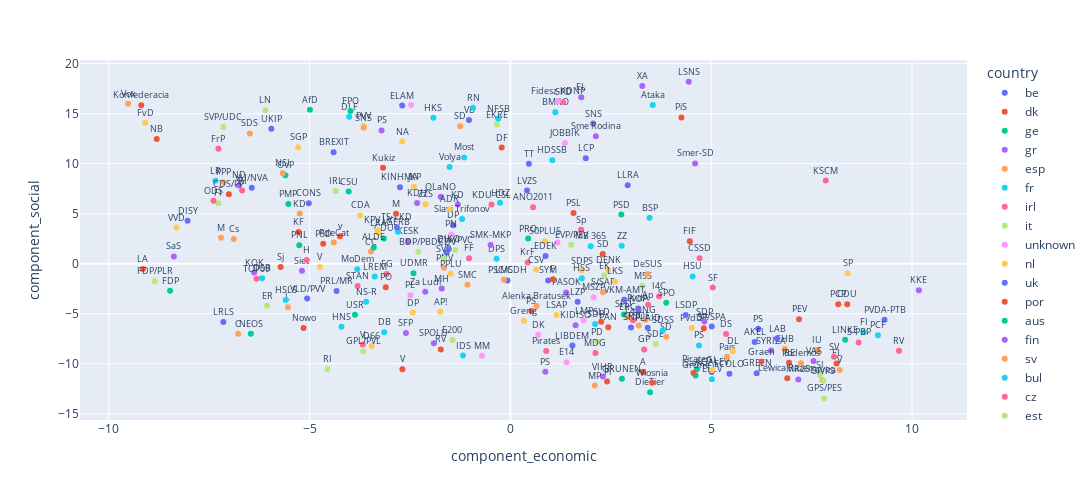

Notebook code for this chart:
### Code cell
import plotly.express as px

fig = px.scatter(df_final, x="component_economic", y="component_social", color= 'country', text= 'party')
fig.update_layout(width= 1200, height= 500, )
fig.update_traces(textposition= 'top center', textfont_size= 9)
fig.show()

### Figure 1 — Plotly figure (JSON) as saved in the notebook; plotly's stock layout.template omitted (floating-point values rounded to 4 significant figures)
{"data": [{"hovertemplate": "country=be<br>component_economic=%{x}<br>component_social=%{y}<br>party=%{text}<extra></extra>", "legendgroup": "be", "marker": {"color": "#636efa", "symbol": "circle"}, "mode": "markers+text", "name": "be", "orientation": "v", "showlegend": true, "text": ["PS", "SP/SPA", "ECOLO", "AGALEV", "PRL/MR", "VLD/PVV", "PSC/CDH", "CDV", "VU/NVA", "VB", "PVDA-PTB"], "textfont": {"size": 9}, "textposition": "top center", "type": "scatter", "x": [6.172, 5.014, 5.453, 5.01, -4.328, -5.059, -0.07061, -1.587, -6.438, -1.03, 9.315], "xaxis": "x", "y": [-6.487, -6.283, -11.01, -10.82, -2.726, -3.479, -1.668, 1.128, 7.598, 14.38, -5.598], "yaxis": "y"}, {"hovertemplate": "country=dk<br>component_economic=%{x}<br>component_social=%{y}<br>party=%{text}<extra></extra>", "legendgroup": "dk", "marker": {"color": "#EF553B", "symbol": "circle"}, "mode": "markers+text", "name": "dk", "orientation": "v", "showlegend": true, "text": ["SD", "RV", "KF", "SF", "v", "EL", "DF", "LA", "A", "NB"], "textfont": {"size": 9}, "textposition": "top center", "type": "scatter", "x": [2.3, -1.733, -5.273, 4.816, -4.242, 8.12, -0.2164, -9.151, 3.304, -8.804], "xaxis": "x", "y": [0.9833, -8.572, 3.166, -6.444, 2.737, -9.964, 11.61, -0.5236, -10.82, 12.48], "yaxis": "y"}, {"hovertemplate": "country=ge<br>component_economic=%{x}<br>component_social=%{y}<br>party=%{text}<extra></extra>", "legendgroup": "ge", "marker": {"color": "#00cc96", "symbol": "circle"}, "mode": "markers+text", "name": "ge", "orientation": "v", "showlegend": true, "text": ["CDU", "SPD", "FDP", "GRUNEN", "LINKE", "CSU", "AfD", "Piraten", "DieTier"], "textfont": {"size": 9}, "textposition": "top center", "type": "scatter", "x": [-3.151, 2.825, -8.473, 2.776, 8.335, -4.025, -4.99, 4.644, 3.477], "xaxis": "x", "y": [2.535, -5.065, -2.708, -11.49, -7.603, 7.217, 15.4, -10.56, -12.84], "yaxis": "y"}, {"hovertemplate": "country=gr<br>component_economic=%{x}<br>component_social=%{y}<br>party=%{text}<extra></extra>", "legendgroup": "gr", "marker": {"color": "#ab63fa", "symbol": "circle"}, "mode": "markers+text", "name": "gr", "orientation": "v", "showlegend": true, "text": ["PASOK", "ND", "SYRIZA", "KKE", "XA", "EL", "MR25", "KIDISO"], "textfont": {"size": 9}, "textposition": "top center", "type": "scatter", "x": [1.387, -6.759, 6.491, 10.17, 3.284, 1.765, 7.167, 1.623], "xaxis": "x", "y": [-2.862, 7.823, -8.68, -2.644, 17.76, 16.64, -11.56, -6.158], "yaxis": "y"}, {"hovertemplate": "country=esp<br>component_economic=%{x}<br>component_social=%{y}<br>party=%{text}<extra></extra>", "legendgroup": "esp", "marker": {"color": "#FFA15A", "symbol": "circle"}, "mode": "markers+text", "name": "esp", "orientation": "v", "showlegend": true, "text": ["PSOE", "PPP", "IU", "PNV", "ERC", "BNG", "CC", "EHB", "Podemos", "Cs", "Vox", "Pais", "PdeCat"], "textfont": {"size": 9}, "textposition": "top center", "type": "scatter", "x": [3.194, -7.138, 7.645, -1.652, 2.92, 3.366, -3.472, 6.829, 7.233, -6.884, -9.517, 5.392, -4.397], "xaxis": "x", "y": [-6.174, 8.135, -8.615, -0.4059, -5.348, -5.609, 1.218, -8.526, -9.957, 2.468, 15.99, -9.292, 2.115], "yaxis": "y"}, {"hovertemplate": "country=fr<br>component_economic=%{x}<br>component_social=%{y}<br>party=%{text}<extra></extra>", "legendgroup": "fr", "marker": {"color": "#19d3f3", "symbol": "circle"}, "mode": "markers+text", "name": "fr", "orientation": "v", "showlegend": true, "text": ["PCF", "PS", "EELV", "LR", "RN", "MoDem", "LREM", "FI", "DLF"], "textfont": {"size": 9}, "textposition": "top center", "type": "scatter", "x": [9.149, 4.695, 5.017, -7.344, -0.9307, -3.813, -3.377, 8.797, -4.012], "xaxis": "x", "y": [-7.137, -8.163, -11.54, 8.292, 15.59, -0.5515, -1.286, -6.859, 14.69], "yaxis": "y"}, {"hovertemplate": "country=irl<br>component_economic=%{x}<br>component_social=%{y}<br>party=%{text}<extra></extra>", "legendgroup": "irl", "marker": {"color": "#FF6692", "symbol": "circle"}, "mode": "markers+text", "name": "irl", "orientation": "v", "showlegend": true, "text": ["FF", "FG", "Lab", "GP", "SF", "S-PBP", "DS", "I4C", "RI"], "textfont": {"size": 9}, "textposition": "top center", "type": "scatter", "x": [-1.028, -3.082, 3.052, 3.332, 5.039, 8.671, 5.369, 3.703, -6.679], "xaxis": "x", "y": [0.5389, -1.03, -5.647, -8.572, -2.375, -7.869, -7.014, -3.249, 7.311], "yaxis": "y"}, {"hovertemplate": "country=it<br>component_economic=%{x}<br>component_social=%{y}<br>party=%{text}<extra></extra>", "legendgroup": "it", "marker": {"color": "#B6E880", "symbol": "circle"}, "mode": "markers+text", "name": "it", "orientation": "v", "showlegend": true, "text": ["LN", "RI", "FI", "SVP", "PD", "SI", "M5S"], "textfont": {"size": 9}, "textposition": "top center", "type": "scatter", "x": [-6.098, -4.555, -7.271, -1.654, 2.167, 7.709, 3.29], "xaxis": "x", "y": [15.33, -10.52, 6.053, 0.4912, -7.773, -11.12, -2.193], "yaxis": "y"}, {"hovertemplate": "country=unknown<br>component_economic=%{x}<br>component_social=%{y}<br>party=%{text}<extra></extra>", "legendgroup": "unknown", "marker": {"color": "#FF97FF", "symbol": "circle"}, "mode": "markers+text", "name": "unknown", "orientation": "v", "showlegend": true, "text": [null, null], "textfont": {"size": 9}, "textposition": "top center", "type": "scatter", "x": [-2.471, 1.173], "xaxis": "x", "y": [15.86, 2.133], "yaxis": "y"}, {"hovertemplate": "country=nl<br>component_economic=%{x}<br>component_social=%{y}<br>party=%{text}<extra></extra>", "legendgroup": "nl", "marker": {"color": "#FECB52", "symbol": "circle"}, "mode": "markers+text", "name": "nl", "orientation": "v", "showlegend": true, "text": ["CDA", "PvdA", "VVD", "D66", "GL", "SGP", "SP", "PVV", "PVdD", "50PLUS", "DENK", "FvD"], "textfont": {"size": 9}, "textposition": "top center", "type": "scatter", "x": [-3.741, 3.185, -8.312, -3.451, 5.02, -5.284, 8.394, -3.649, 4.517, 0.8594, 2.433, -9.093], "xaxis": "x", "y": [4.833, -4.394, 3.622, -8.216, -10.62, 11.65, -0.9575, 13.76, -6.432, 2.257, -0.5952, 14.08], "yaxis": "y"}, {"hovertemplate": "country=uk<br>component_economic=%{x}<br>component_social=%{y}<br>party=%{text}<extra></extra>", "legendgroup": "uk", "marker": {"color": "#636efa", "symbol": "circle"}, "mode": "markers+text", "name": "uk", "orientation": "v", "showlegend": true, "text": ["CONS", "LAB", "LIBDEM", "SNP", "PLAID", "GREEN", "UKIP", "BREXIT"], "textfont": {"size": 9}, "textposition": "top center", "type": "scatter", "x": [-5.019, 6.639, 1.544, 3.003, 3.419, 6.132, -5.952, -4.401], "xaxis": "x", "y": [6.058, -7.477, -8.184, -6.363, -6.395, -10.94, 13.5, 11.14], "yaxis": "y"}, {"hovertemplate": "country=por<br>component_economic=%{x}<br>component_social=%{y}<br>party=%{text}<extra></extra>", "legendgroup": "por", "marker": {"color": "#EF553B", "symbol": "circle"}, "mode": "markers+text", "name": "por", "orientation": "v", "showlegend": true, "text": ["CDU", "CDS/PP", "PS", "PSD", "BE", "PCP", "PEV", "PAN"], "textfont": {"size": 9}, "textposition": "top center", "type": "scatter", "x": [8.386, -7.009, 0.5194, -4.66, 6.938, 8.163, 7.186, 2.437], "xaxis": "x", "y": [-4.04, 6.956, -4.717, 1.989, -9.903, -4.039, -5.54, -6.359], "yaxis": "y"}, {"hovertemplate": "country=aus<br>component_economic=%{x}<br>component_social=%{y}<br>party=%{text}<extra></extra>", "legendgroup": "aus", "marker": {"color": "#00cc96", "symbol": "circle"}, "mode": "markers+text", "name": "aus", "orientation": "v", "showlegend": true, "text": ["SPO", "OVP", "FPO", "Grune", "NEOS"], "textfont": {"size": 9}, "textposition": "top center", "type": "scatter", "x": [3.881, -5.601, -3.98, 4.611, -6.462], "xaxis": "x", "y": [-3.911, 8.851, 15.27, -11.16, -7.0], "yaxis": "y"}, {"hovertemplate": "country=fin<br>component_economic=%{x}<br>component_social=%{y}<br>party=%{text}<extra></extra>", "legendgroup": "fin", "marker": {"color": "#ab63fa", "symbol": "circle"}, "mode": "markers+text", "name": "fin", "orientation": "v", "showlegend": true, "text": ["SDP", "KOK", "KESK", "VAS", "PS", "SFP", "VIHR", "KD"], "textfont": {"size": 9}, "textposition": "top center", "type": "scatter", "x": [4.829, -6.38, -2.548, 7.547, -3.208, -2.6, 2.3, -1.309], "xaxis": "x", "y": [-5.779, -0.8815, 2.243, -9.716, 13.33, -6.915, -11.28, 5.913], "yaxis": "y"}, {"hovertemplate": "country=sv<br>component_economic=%{x}<br>component_social=%{y}<br>party=%{text}<extra></extra>", "legendgroup": "sv", "marker": {"color": "#FFA15A", "symbol": "circle"}, "mode": "markers+text", "name": "sv", "orientation": "v", "showlegend": true, "text": ["V", "S/SAP", "C", "L", "M", "KD", "MP", "SD"], "textfont": {"size": 9}, "textposition": "top center", "type": "scatter", "x": [8.197, 2.307, -6.777, -5.539, -7.205, -5.243, 2.1, -1.248], "xaxis": "x", "y": [-10.61, -2.862, -6.997, -4.343, 2.596, 5.019, -12.18, 13.74], "yaxis": "y"}, {"hovertemplate": "country=bul<br>component_economic=%{x}<br>component_social=%{y}<br>party=%{text}<extra></extra>", "legendgroup": "bul", "marker": {"color": "#19d3f3", "symbol": "circle"}, "mode": "markers+text", "name": "bul", "orientation": "v", "showlegend": true, "text": ["BSP", "DPS", "BMRO", "Ataka", "DSB", "GERB", "NFSB", "Volya", "DB", "Slavi Trifonov"], "textfont": {"size": 9}, "textposition": "top center", "type": "scatter", "x": [3.466, -0.3428, 1.119, 3.545, -6.18, -2.8, -0.3024, -1.513, -3.142, -1.203], "xaxis": "x", "y": [4.606, 0.4972, 15.13, 15.88, -1.459, 3.203, 14.49, 9.669, -6.847, 4.466], "yaxis": "y"}, {"hovertemplate": "country=cz<br>component_economic=%{x}<br>component_social=%{y}<br>party=%{text}<extra></extra>", "legendgroup": "cz", "marker": {"color": "#FF6692", "symbol": "circle"}, "mode": "markers+text", "name": "cz", "orientation": "v", "showlegend": true, "text": ["CSSD", "ODS", "KSCM", "KDU-CSL", "TOP09", "ANO2011", "Pirates", "SPD", "STAN"], "textfont": {"size": 9}, "textposition": "top center", "type": "scatter", "x": [4.71, -7.392, 7.852, -0.4702, -6.321, 0.5656, 0.8921, 1.312, -3.804], "xaxis": "x", "y": [0.5544, 6.308, 8.321, 5.917, -1.492, 5.648, -8.719, 16.14, -2.215], "yaxis": "y"}, {"hovertemplate": "country=est<br>component_economic=%{x}<br>component_social=%{y}<br>party=%{text}<extra></extra>", "legendgroup": "est", "marker": {"color": "#B6E880", "symbol": "circle"}, "mode": "markers+text", "name": "est", "orientation": "v", "showlegend": true, "text": ["IRL", "EK", "ER", "SDE", "EKRE", "E200"], "textfont": {"size": 9}, "textposition": "top center", "type": "scatter", "x": [-4.35, 2.335, -6.059, 3.617, -0.3364, -1.442], "xaxis": "x", "y": [7.272, -1.18, -4.209, -8.013, 13.92, -7.615], "yaxis": "y"}, {"hovertemplate": "country=hun<br>component_economic=%{x}<br>component_social=%{y}<br>party=%{text}<extra></extra>", "legendgroup": "hun", "marker": {"color": "#FF97FF", "symbol": "circle"}, "mode": "markers+text", "name": "hun", "orientation": "v", "showlegend": true, "text": ["MSZP", "Fidesz-KDNP", "JOBBIK", "LMP", "E14", "DK", "MM"], "textfont": {"size": 9}, "textposition": "top center", "type": "scatter", "x": [2.072, 1.188, 1.359, 1.822, 1.398, 0.6949, -0.7077], "xaxis": "x", "y": [-3.358, 16.28, 12.06, -5.679, -9.841, -7.099, -9.209], "yaxis": "y"}, {"hovertemplate": "country=lat<br>component_economic=%{x}<br>component_social=%{y}<br>party=%{text}<extra></extra>", "legendgroup": "lat", "marker": {"color": "#FECB52", "symbol": "circle"}, "mode": "markers+text", "name": "lat", "orientation": "v", "showlegend": true, "text": ["LKS", "ZZS", "NA", "SDPS", "V", "LRA", "KPV LV", "JKP", "AP!"], "textfont": {"size": 9}, "textposition": "top center", "type": "scatter", "x": [2.603, -2.113, -2.695, 1.776, -4.743, -3.281, -3.306, -2.399, -1.746], "xaxis": "x", "y": [-1.773, 5.94, 12.22, -0.6808, -0.3191, 3.109, 3.327, 7.701, -4.798], "yaxis": "y"}, {"hovertemplate": "country=lith<br>component_economic=%{x}<br>component_social=%{y}<br>party=%{text}<extra></extra>", "legendgroup": "lith", "marker": {"color": "#636efa", "symbol": "circle"}, "mode": "markers+text", "name": "lith", "orientation": "v", "showlegend": true, "text": ["LSDP", "TS-LKD", "LVZS", "LLRA", "TT", "DP", "LRLS", "LCP", "LZP", "VKM-AMT"], "textfont": {"size": 9}, "textposition": "top center", "type": "scatter", "x": [4.365, -2.825, 0.4149, 2.921, 0.4607, -1.421, -7.146, 1.878, 1.675, 2.834], "xaxis": "x", "y": [-5.119, 3.63, 7.31, 7.842, 9.984, 3.846, -5.811, 10.54, -3.788, -3.61], "yaxis": "y"}, {"hovertemplate": "country=pol<br>component_economic=%{x}<br>component_social=%{y}<br>party=%{text}<extra></extra>", "legendgroup": "pol", "marker": {"color": "#EF553B", "symbol": "circle"}, "mode": "markers+text", "name": "pol", "orientation": "v", "showlegend": true, "text": ["SLD", "PO", "PiS", "PSL", "Kukiz", "Nowo", "Konfederacia", "Lewica Razem", "Wiosnia"], "textfont": {"size": 9}, "textposition": "top center", "type": "scatter", "x": [2.26, -3.102, 4.259, 1.573, -3.171, -5.149, -9.19, 6.894, 3.531], "xaxis": "x", "y": [-5.787, -2.349, 14.62, 5.06, 9.599, -6.425, 15.84, -11.46, -11.89], "yaxis": "y"}, {"hovertemplate": "country=rom<br>component_economic=%{x}<br>component_social=%{y}<br>party=%{text}<extra></extra>", "legendgroup": "rom", "marker": {"color": "#00cc96", "symbol": "circle"}, "mode": "markers+text", "name": "rom", "orientation": "v", "showlegend": true, "text": ["PSD", "PNL", "UDMR", "PMP", "ALDE", "USR", "PRO"], "textfont": {"size": 9}, "textposition": "top center", "type": "scatter", "x": [2.763, -5.256, -2.412, -5.526, -3.402, -3.87, 0.4417], "xaxis": "x", "y": [4.911, 1.853, -0.9428, 5.969, 1.632, -5.09, 2.517], "yaxis": "y"}, {"hovertemplate": "country=slo<br>component_economic=%{x}<br>component_social=%{y}<br>party=%{text}<extra></extra>", "legendgroup": "slo", "marker": {"color": "#ab63fa", "symbol": "circle"}, "mode": "markers+text", "name": "slo", "orientation": "v", "showlegend": true, "text": ["Smer-SD", "SMK-MKP", "KDH", "SNS", "SaS", "MH", "OLaNO", "Siet", "LSNS", "Sme Rodina", "PS", "SPOLU", "Za Ludi"], "textfont": {"size": 9}, "textposition": "top center", "type": "scatter", "x": [4.599, -0.4921, -2.321, 2.059, -8.377, -1.709, -1.736, -5.19, 4.441, 2.129, 0.8707, -1.904, -2.119], "xaxis": "x", "y": [10.02, 1.863, 6.071, 14.01, 0.73, -2.477, 6.707, -0.7038, 18.19, 12.75, -10.79, -7.95, -2.793], "yaxis": "y"}, {"hovertemplate": "country=sle<br>component_economic=%{x}<br>component_social=%{y}<br>party=%{text}<extra></extra>", "legendgroup": "sle", "marker": {"color": "#FFA15A", "symbol": "circle"}, "mode": "markers+text", "name": "sle", "orientation": "v", "showlegend": true, "text": ["SDS", "SD", "NSI", "DeSUS", "SNS", "SMC", "Levica", "Alenka Bratusek", "LMS"], "textfont": {"size": 9}, "textposition": "top center", "type": "scatter", "x": [-6.484, 3.885, -5.668, 3.414, -3.654, -1.068, 7.772, 0.6515, -0.1609], "xaxis": "x", "y": [13.03, -7.293, 9.041, -1.052, 13.59, -2.094, -11.64, -4.216, -1.597], "yaxis": "y"}, {"hovertemplate": "country=cro<br>component_economic=%{x}<br>component_social=%{y}<br>party=%{text}<extra></extra>", "legendgroup": "cro", "marker": {"color": "#19d3f3", "symbol": "circle"}, "mode": "markers+text", "name": "cro", "orientation": "v", "showlegend": true, "text": ["HDZ", "SDP", "HSS", "HSLS", "HNS", "IDS", "HDSSB", "HSU", "SDSS", "Most", "ZZ", "MB 365", "NS-R", "HKS"], "textfont": {"size": 9}, "textposition": "top center", "type": "scatter", "x": [-0.2577, 2.11, 1.778, -5.593, -4.205, -1.179, 1.043, 4.538, 3.798, -1.149, 2.771, 2.0, -3.592, -1.917], "xaxis": "x", "y": [6.109, -6.025, -1.455, -3.629, -6.301, -9.183, 10.36, -1.263, -6.642, 10.63, 1.791, 1.741, -3.794, 14.59], "yaxis": "y"}, {"hovertemplate": "country=nor<br>component_economic=%{x}<br>component_social=%{y}<br>party=%{text}<extra></extra>", "legendgroup": "nor", "marker": {"color": "#FF6692", "symbol": "circle"}, "mode": "markers+text", "name": "nor", "orientation": "v", "showlegend": true, "text": ["Ap", "FrP", "H", "SV", "Sp", "KrF", "V", "MDG", "RV"], "textfont": {"size": 9}, "textposition": "top center", "type": "scatter", "x": [3.429, -7.268, -5.067, 8.057, 1.76, 0.4296, -3.676, 2.118, 9.674], "xaxis": "x", "y": [-4.094, 11.5, 0.3809, -9.295, 3.393, 0.1261, -8.08, -8.92, -8.704], "yaxis": "y"}, {"hovertemplate": "country=swi<br>component_economic=%{x}<br>component_social=%{y}<br>party=%{text}<extra></extra>", "legendgroup": "swi", "marker": {"color": "#B6E880", "symbol": "circle"}, "mode": "markers+text", "name": "swi", "orientation": "v", "showlegend": true, "text": ["SVP/UDC", "SP/PS", "FDP/PLR", "CVP/PVC", "GPS/PES", "GPL/PVL", "EVP/PEV", "BDP/PBD"], "textfont": {"size": 9}, "textposition": "top center", "type": "scatter", "x": [-7.146, 7.798, -8.85, -1.374, 7.813, -3.667, 1.513, -2.29], "xaxis": "x", "y": [13.67, -11.69, -1.761, 1.385, -13.45, -8.756, 1.906, 1.2], "yaxis": "y"}, {"hovertemplate": "country=mal<br>component_economic=%{x}<br>component_social=%{y}<br>party=%{text}<extra></extra>", "legendgroup": "mal", "marker": {"color": "#FF97FF", "symbol": "circle"}, "mode": "markers+text", "name": "mal", "orientation": "v", "showlegend": true, "text": ["PL", "PN"], "textfont": {"size": 9}, "textposition": "top center", "type": "scatter", "x": [-2.488, -1.474], "xaxis": "x", "y": [-3.15, 2.935], "yaxis": "y"}, {"hovertemplate": "country=lux<br>component_economic=%{x}<br>component_social=%{y}<br>party=%{text}<extra></extra>", "legendgroup": "lux", "marker": {"color": "#FECB52", "symbol": "circle"}, "mode": "markers+text", "name": "lux", "orientation": "v", "showlegend": true, "text": ["CSV", "Greng", "DP", "LSAP", "ADR", "DL", "PPLU"], "textfont": {"size": 9}, "textposition": "top center", "type": "scatter", "x": [0.6387, 0.3357, -2.432, 1.149, -1.512, 5.54, -1.489], "xaxis": "x", "y": [-0.5927, -5.687, -4.878, -5.119, 5.446, -8.752, -0.9945], "yaxis": "y"}, {"hovertemplate": "country=cyp<br>component_economic=%{x}<br>component_social=%{y}<br>party=%{text}<extra></extra>", "legendgroup": "cyp", "marker": {"color": "#636efa", "symbol": "circle"}, "mode": "markers+text", "name": "cyp", "orientation": "v", "showlegend": true, "text": ["DISY", "AKEL", "DIKO", "EDEK", "KOP", "SYM", "KINHMA", "ELAM"], "textfont": {"size": 9}, "textposition": "top center", "type": "scatter", "x": [-8.036, 6.082, -1.537, 0.8758, 3.188, 0.9398, -2.748, -2.694], "xaxis": "x", "y": [4.292, -7.819, 1.447, 0.7808, -4.502, -1.663, 7.655, 15.82], "yaxis": "y"}, {"hovertemplate": "country=ice<br>component_economic=%{x}<br>component_social=%{y}<br>party=%{text}<extra></extra>", "legendgroup": "ice", "marker": {"color": "#EF553B", "symbol": "circle"}, "mode": "markers+text", "name": "ice", "orientation": "v", "showlegend": true, "text": ["Sj", "Graen", "F", "M", "Sam", "Pi", "V", "FIF"], "textfont": {"size": 9}, "textposition": "top center", "type": "scatter", "x": [-5.721, 6.246, 1.059, -2.847, 4.558, 2.408, -2.689, 4.467], "xaxis": "x", "y": [-0.3154, -9.808, -1.554, 4.985, -10.93, -11.78, -10.54, 2.259], "yaxis": "y"}], "layout": {"height": 500, "legend": {"title": {"text": "country"}, "tracegroupgap": 0}, "margin": {"t": 60}, "width": 1200, "xaxis": {"anchor": "y", "domain": [0, 1], "title": {"text": "component_economic"}}, "yaxis": {"anchor": "x", "domain": [0, 1], "title": {"text": "component_social"}}}}
